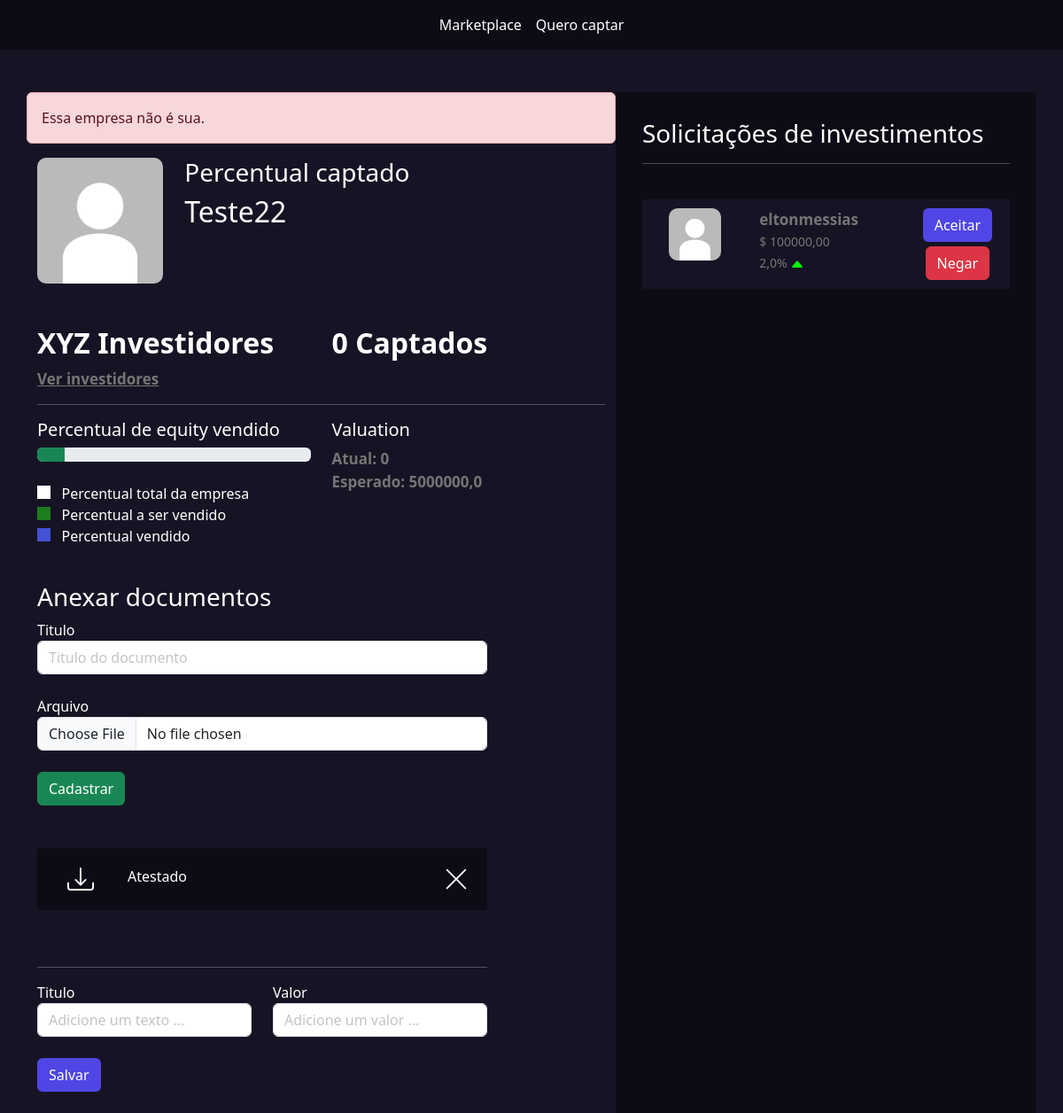
Before: /empresarios/empresas/2/ with the older database file.
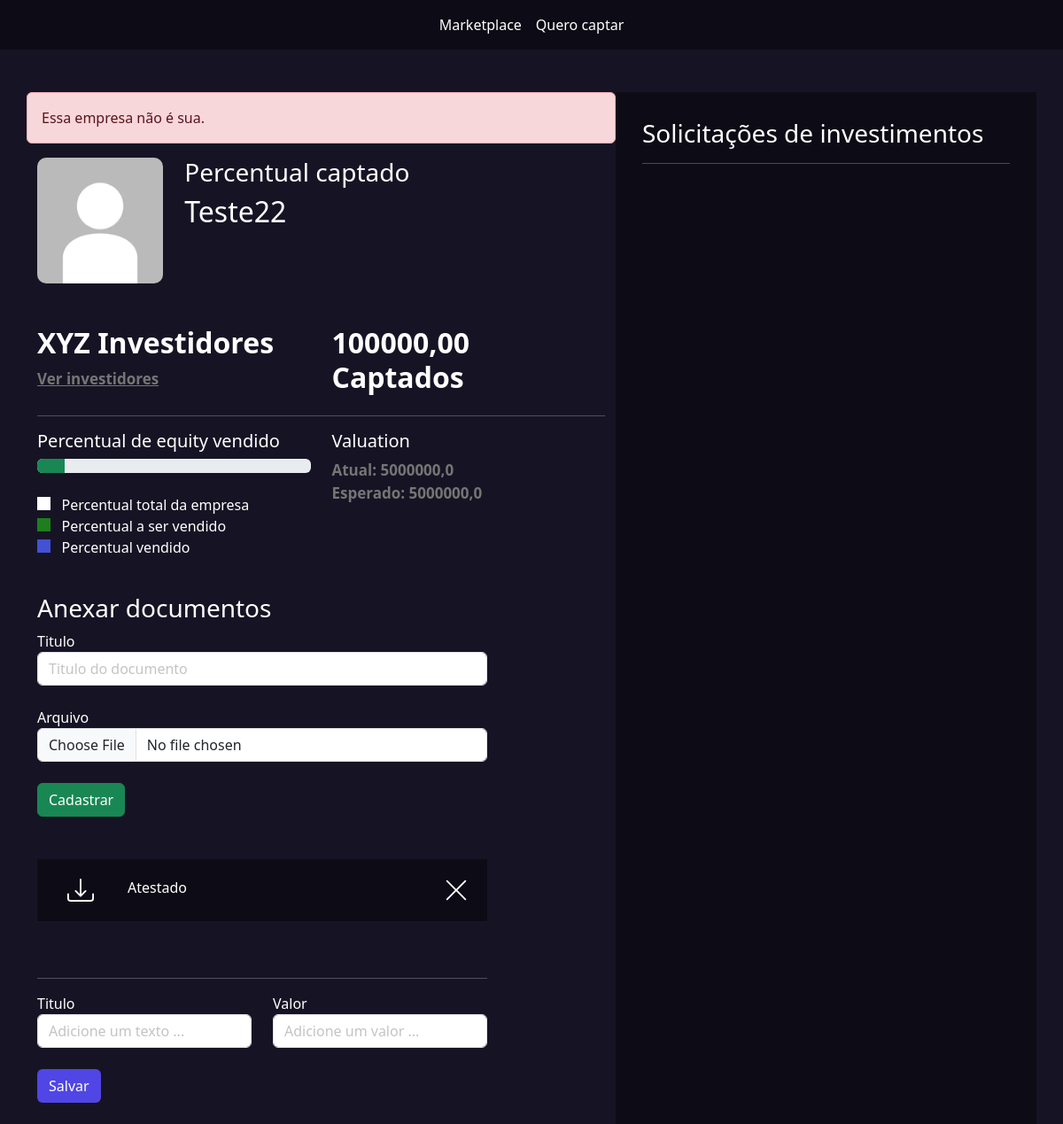
After: the same page with the newer database file.
### empresarios/models.py (models this page shows, shortened)
class Documento(models.Model):
    empresa = models.ForeignKey(Empresas, on_delete=models.DO_NOTHING)
    titulo = models.CharField(max_length=30)
    arquivo = models.FileField(upload_to="documentos")

### investidores/models.py (models this page shows, shortened)
class PropostaInvestimento(models.Model):
    status_choices = (
        ('AS', 'Aguardando assinatura'),
        ('PE', 'Proposta enviada'),
        ('PA', 'Proposta aceita'),
        ('PR', 'Proposta recusada')
    )
    valor = models.DecimalField(max_digits=9, decimal_places=2)
    percentual = models.FloatField()
    empresa = models.ForeignKey(Empresas, on_delete=models.DO_NOTHING)
    investidor = models.ForeignKey(User, on_delete=models.DO_NOTHING)
    status = models.CharField(max_length=2, choices=status_choices, default='AS')
    selfie = models.FileField(upload_to="selfie", null=True, blank=True)
    rg = models.FileField(upload_to="rg", null=True, blank=True)
    @property
    def valuation(self):
        return (100 * float(self.valor)) / float(self.percentual)

### empresarios/views.py (the view)
# urls.py: path('empresas/<int:id>/', views.empresa, name='empresa'),
def empresa(request, id):
    empresa = Empresas.objects.get(id=id)
    if empresa.user != request.user:
        messages.add_message(request, constants.ERROR, 'Essa empresa não é sua.')
        redirect(f'/empresarios/listar_empresas')
    if request.method == "GET":
        documentos = Documento.objects.filter(empresa=empresa)
        propostas_investimentos = PropostaInvestimento.objects.filter(empresa=empresa)
        percentual_vendido = 0
        total_captado = 0
        for pi in propostas_investimentos:
            if pi.status == 'PA':
                percentual_vendido += pi.percentual
                total_captado = total_captado + pi.valor
        total_captado = sum(propostas_investimentos.filter(status='PA').values_list('valor', flat=True))
        valuation_actual = (100 * float(total_captado)) / float(percentual_vendido) if percentual_vendido != 0 else 0
        propostas_investimentos_enviada = propostas_investimentos.filter(status='PE')
        return render(request, 'empresa.html', {'empresa':empresa, 'documentos':documentos, 'propostas_investimentos_enviada':propostas_investimentos_enviada, 'percentual_vendido': int(percentual_vendido), 'total_captado':total_captado, 'valuation_actual':valuation_actual})

### empresarios/models.py (called while the page is built)
    @property
    def valuation(self):
        return float(f'{(100 * self.valor)/self.percentual_equity:.2f}')

### empresarios/templates/empresa.html (shortened to what the changed rows need)
{% extends "base.html" %}
{% load static %}
{% block 'head' %}
<link rel="stylesheet" href="{% static 'empresarios/css/listar_empresas.css' %}">
<link rel="stylesheet" href="{% static 'empresarios/css/empresa.css' %}">
<link rel="stylesheet" href="{% static 'usuarios/css/usuarios.css' %}">
{% endblock 'head' %}
{% block 'body' %}
    <br><br>
    <div class="container">
        <div class="row">
            <div class="col-md-7">
                <div class="row">
                    {% if messages %}
                        {% for message in messages %}
                            <section class="alert {{message.tags}}">
                                {{message}}
                            </section>
                        {% endfor %}
                    {% endif %}
                    <div class="col-md-3">
                        <img src="{{empresa.logo.url}}" class="foto-empresa" alt="">
                    </div>
                    <div class="col-md">
                        <h3>Percentual captado</h3>
                        <h2>{{empresa.nome}}</h2>
                    </div>
                </div>
                <br><br>
                <div class="row">
                    <div class="col-md">
                        <h2 class="titulo2">XYZ Investidores</h2>
                    </div>
                    <div class="col-md">
                        <h2 class="titulo2">{{total_captado}} Captados</h2>
                    </div>
                </div>
                <div class="row">
                    <div class="col-md">
                        <h5>Valuation</h5>
                        <span class="sub-fonte">Atual: {{valuation_actual}}</span>
                        <br>
                        <span class="sub-fonte">Esperado: {{empresa.valuation}}</span>
                    </div>
                    <div class="documentos">
                        <br><br>
                        {% for documento in documentos %}
                            <div class="list_documentos">
                                <div class="row">
                                    <div class="col-md-2" style="text-align: center">
                                        <a href="{{documento.arquivo.url}}">
                                        </a>
                                    </div>
                                    <div class="col-md-6">{{documento.titulo}}</div>
                                    <div class="col-md-4" style="text-align: right;">
                                        <a href="{% url "excluir_doc" documento.id %}">
                                        </a>
                                    </div>
                                </div>
                            </div>
                            <br>
                        {% endfor %}
                        <br>
                        <br>
                        <br><br>
                    </div>
                </div>
            </div>
            <div class="col-md-5 dark-color intereses-investimentos">
                <br>
                {% for pi in propostas_investimentos_enviada %}
                    <div class="bg-color-dark card-investimento">
                        <div class="row">
                            <div class="col-md">
                                <img src="{% static '/geral/img/foto_perfil.webp' %}" class="foto-perfil" alt="">
                            </div>
                            <div class="col-md-5" style="text-align: left">
                                <span class="sub-fonte">{{pi.investidor}}</span>
                                <br>
                                <span class="sub-fonte2">$ {{pi.valor}}</span>
                                <br>
                                <span class="sub-fonte2">{{pi.percentual}}%
                                   {% if pi.valuation >= empresa.valuation %}
                                        <svg xmlns="http://www.w3.org/2000/svg" width="16" height="16" fill="currentColor" class="bi bi-caret-up-fill" style="color: #00ff00;" viewBox="0 0 16 16">
                                            <path d="m7.247 4.86-4.796 5.481c-.566.647-.106 1.659.753 1.659h9.592a1 1 0 0 0 .753-1.659l-4.796-5.48a1 1 0 0 0-1.506 0z"/>
                                        </svg>
                                    {% else %}
                                       <svg xmlns="http://www.w3.org/2000/svg" width="16" height="16" fill="currentColor" style="color: #ff0000;" class="bi bi-caret-down-fill" viewBox="0 0 16 16">
                                            <path d="M7.247 11.14 2.451 5.658C1.885 5.013 2.345 4 3.204 4h9.592a1 1 0 0 1 .753 1.659l-4.796 5.48a1 1 0 0 1-1.506 0z"/>
                                        </svg>
                                    {% endif %}
                                </span>
                            </div>
                            <div class="col-md">
                                <a href="{% url "gerenciar_proposta" pi.id %}?acao=aceitar" class="btn btn-indigo-normal">Aceitar</a>
                                <br>
                                <a href="{% url "gerenciar_proposta" pi.id %}?acao=recusar" style="margin-top: 5px;" class="btn btn-danger">Negar</a>
                            </div>
                        </div>
                    </div>
                    <br>
                {% endfor %}
            </div>
        </div>
    </div>
{% endblock 'body' %}

Changed rows visible on the page:
no longer on this page (row edited): PropostaInvestimento: investidor "eltonmessias", valor "100000,00", percentual "2,0"
Other visible differences:
{{ total_captado }}: "0" → "100000,00"
{{ valuation_actual }}: "0" → "5000000,0"
